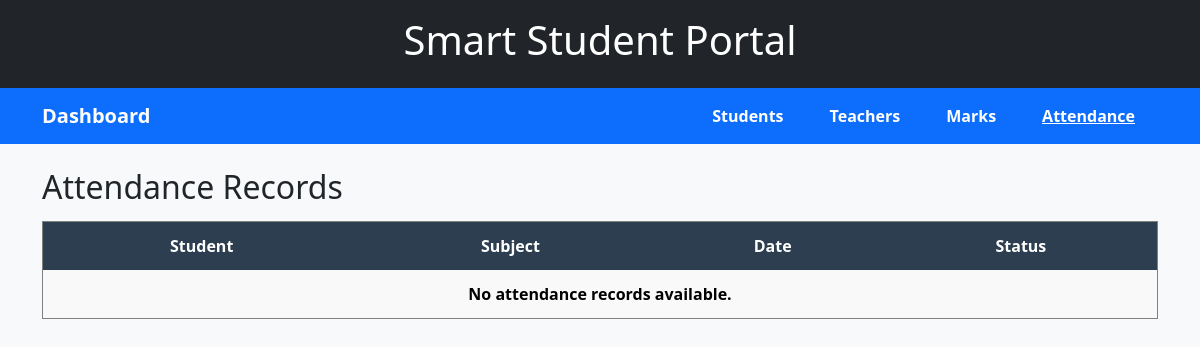
Before: /attendance/ with the older database file.
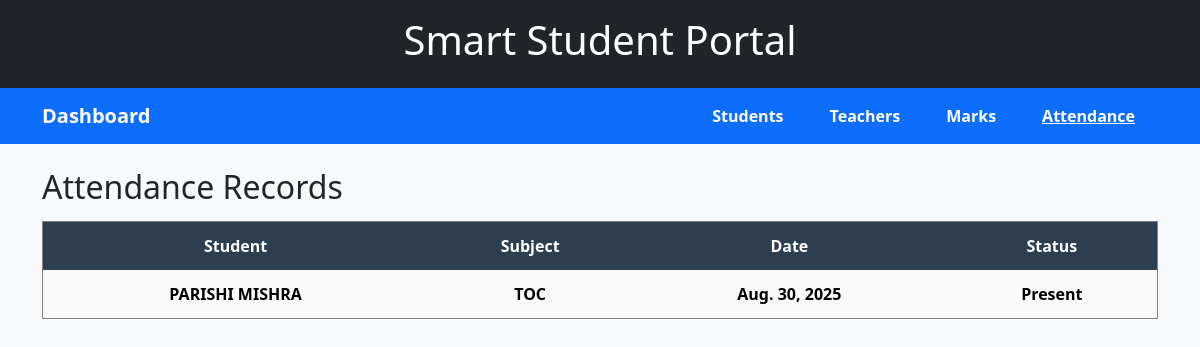
After: the same page with the newer database file.
### home/models.py (models this page shows, shortened)
class Attendance(models.Model):
    Student = models.ForeignKey("Student", on_delete=models.CASCADE)
    Subject = models.CharField(max_length=100)
    Date = models.DateField()
    Status = models.CharField(
        max_length=10,
        choices=[("Present", "Present"), ("Absent", "Absent")]
    )
    Teacher = models.ForeignKey("Teacher", on_delete=models.SET_NULL, null=True, blank=True)  # ✅ NEW

class Student(models.Model):
    Name = models.CharField(max_length=100)
    Roll_no = models.CharField(max_length=20, unique=True)
    Email = models.EmailField(unique=True)
    Course = models.CharField(max_length=50)
    Year = models.IntegerField()

### home/views.py (the view)
# urls.py: path('attendance/', views.attendance, name='attendance'),
def attendance(request):
    attendance_list = Attendance.objects.all()  # fetch all attendance records
    return render(request, "home/attendance.html", {"attendance": attendance_list})

### home/templates/home/attendance.html (shortened to what this page needs)
{% extends "home/base.html" %}
{% block content %}
    <h2>Attendance Records</h2>
    <table border="1" cellpadding="10">
        <tr>
            <th>Student</th>
            <th>Subject</th>
            <th>Date</th>
            <th>Status</th>
        </tr>
        {% for record in attendance %}
            <tr>
                <td>{{ record.Student.Name }}</td>
                <td>{{ record.Subject }}</td>
                <td>{{ record.Date }}</td>
                <td>{{ record.Status }}</td>
            </tr>
        {% empty %}
            <tr><td colspan="4">No attendance records available.</td></tr>
        {% endfor %}
    </table>
{% endblock %}

### home/templates/home/base.html (shortened to what this page needs)
<!DOCTYPE html>
<html lang="en">
<head>
    <link rel="stylesheet" href="https://cdnjs.cloudflare.com/ajax/libs/font-awesome/6.4.0/css/all.min.css">
    <link href="https://cdn.jsdelivr.net/npm/bootstrap@5.3.0/dist/css/bootstrap.min.css" rel="stylesheet">
</head>
<body class="bg-light">
    <header class="bg-dark text-white p-3 text-center">
        <h1>Smart Student Portal</h1>
    </header>
    <nav class="navbar navbar-expand-lg">
        <div class="container">
            <a class="navbar-brand text-white fw-bold" href="/">Dashboard</a>
            <div class="navbar-nav">
                <a class="nav-link {% if request.path == '/students/' %}active{% endif %}" href="/students/">Students</a>
                <a class="nav-link {% if request.path == '/teachers/' %}active{% endif %}" href="/teachers/">Teachers</a>
                <a class="nav-link {% if request.path == '/marks/' %}active{% endif %}" href="/marks/">Marks</a>
                <a class="nav-link {% if request.path == '/attendance/' %}active{% endif %}" href="/attendance/">Attendance</a>
            </div>
        </div>
    </nav>
    <main class="container my-4">
        {% block content %}{% endblock %}
    </main>
</body>
</html>

### home/templates/home/base.html (style rules this page uses)
.navbar { background: #0d6efd !important; }
.navbar .nav-link { color: white !important; margin: 0 15px; font-weight: bold; font-size: 16px; }
.navbar .nav-link.active, .navbar .nav-link:focus, .navbar .nav-link:active { color: white !important; text-decoration: underline !important; background-color: transparent !important; }
table { width: 100%; border-collapse: collapse; margin-top: 15px; }
th, td { border: 2px solid #333; padding: 12px; text-align: center !important; vertical-align: middle !important; font-weight: bold; color: black; }
th { background-color: #2c3e50 !important; color: white !important; }
tr:nth-child(even) { background-color: #f9f9f9; }

Changed rows visible on the page:
added Attendance: Student.Name "PARISHI MISHRA", Subject "TOC", Date "Aug. 30, 2025", Status "Present"
Other visible differences:
text no longer shown: "No attendance records available."
